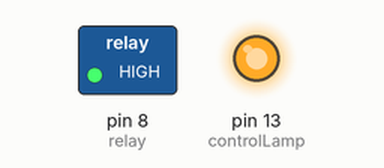
This sketch was run on a simulated Arduino Uno, built with avr-gcc and run on an emulated ATmega328P. Parts: switched loads named in the sketch (green lamp = pin HIGH), output pins drawn as LEDs (lit = HIGH).

Above: at 1.0 s.
At 3.0 s:
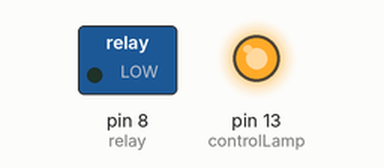
Timing chart, 0 to 5.2 s (numbered marks = the images above):
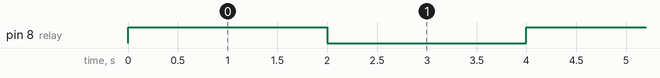

Measured:
- by itself, pin 8 (relay): alternates HIGH for 2.0 s and LOW for 2.0 s

The sketch:

28_relay_module.ino
```cpp
int relay = 8;
int controlLamp = 13;

void setup() {
pinMode(controlLamp, OUTPUT);
digitalWrite(controlLamp, HIGH);
pinMode(relay, OUTPUT);
}

void loop() {
digitalWrite(relay, HIGH);
delay(2000);
digitalWrite(relay, LOW);
delay(2000);
}
```
